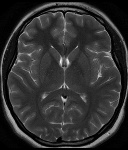
#> input picture Dataset/no/no_1.jpg, 128 x 150 px, found by its file name; its folder holds only this picture in this run
$ python data_preProcessing.py
#> lines starting #> are read from the running program, lines starting #| are printed output that depends on the picture; after the words box and inside, x2 and y2 are one past the last pixel; in counts of white or black regions, pixels touching at a corner belong together
# take all the image in the dolder Dataset/no and Dataset/yes and rename them to no_1.jpg, no_2.jpg, yes_1.jpg, yes_2.jpg, etc.

import os
import shutil

import cv2
import numpy as np


def process_folder(folder_path, pattern_new_name, folder_output):
    """
    Process the images in the specified folder by renaming them and resizing them based on the bounding box of the brain.

    Args:
    - folder_path: Path of the folder containing the images to be processed.
    - pattern_new_name: Pattern for the new names of the images.
    - folder_output: Path of the folder where the processed images will be saved.
    """


    # delete the folder if it already exists and create a new one
    if os.path.exists(folder_output):
        shutil.rmtree(folder_output)
    os.makedirs(folder_output)

    # List all files in the folder
    files = os.listdir(folder_path)

    # Initialize counters for naming
    count = 1

    # Iterate through each file
    for file in files:
        # Get the full path of the file
        file_path = os.path.join(folder_path, file)

        # Check if the file is a regular file
        if os.path.isfile(file_path):
            # Rename the file
            new_path  = os.path.join(folder_output, pattern_new_name + str(count) + ".jpg")

            # rezise the image based on the outbouding of the brain
            resize_images_based_on_outbound(file_path, new_path)
            count += 1


def resize_images_based_on_outbound(file_name, file_name_output):
    """
    Resize the image based on the bounding box of the brain.
    The function detect the outbounds in the image thank's to the Sobel filter and only keep the part of the image inside the outbounds.
    The image is then resized to the specified size_output, to have a consistent size for all images.

    Args:
    - file_name: Path of the image to be resized.
    - file_name_output: Path of the resized image.
    """
#> called with file_name = 'Dataset/original_images/no/no_1.jpg', file_name_output = 'Dataset/no/no_1.jpg'

    # load the image in gray scale
    image = cv2.imread(file_name, cv2.IMREAD_GRAYSCALE)
#> image is the input picture: shape (150, 128); min 0, max 242, mean 48.7

    # Convolution Matrix (Sobel Filter)
    kernel_x = np.array([[-1, 0, 1],
                        [-2, 0, 2],
                        [-1, 0, 1]])

    kernel_y = np.array([[-1, -2, -1],
                        [0, 0, 0],
                        [1, 2, 1]])


    # aply the filter to the image
    edges_x = cv2.filter2D(image, -1, kernel_x)
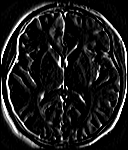
#> edges_x: shape (150, 128); min 0, max 255, mean 27.4
    edges_y = cv2.filter2D(image, -1, kernel_y)
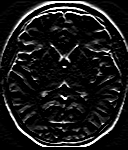
#> edges_y: shape (150, 128); min 0, max 255, mean 26.2

    # combined the axis
    edges = cv2.addWeighted(edges_x, 0.5, edges_y, 0.5, 0)
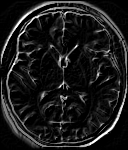
#> edges: shape (150, 128); min 0, max 255, mean 26.8

    # only keep the edges that are above a certain threshold
    _, thresholded = cv2.threshold(edges, 100, 255, cv2.THRESH_BINARY)
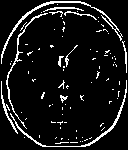
#> thresholded: shape (150, 128); 8.6% white in thin lines or dots

    # find all the contours taht can be found in the image
    contours, _ = cv2.findContours(thresholded, cv2.RETR_EXTERNAL, cv2.CHAIN_APPROX_SIMPLE)
#> contours = 90 contours, 85 with area under 20; largest, box (x1, y1, x2, y2) and area: (1, 1, 123, 64) 208, (10, 80, 127, 147) 166, (6, 13, 48, 129) 98, (1, 81, 18, 134) 53, (43, 7, 84, 12) 31


    all_contours_points = []

    # get all the points of the contours
    for contour in contours:
        for point in contour:
            all_contours_points.append(point[0])
#> this loop made 90 passes
#> contour on passes 1, 3, 4, 6, 7, 8, 9, 10, 11, 12, 13, 14: [[70, 142], [77, 142]], [[82, 141]], [[80, 141]], [[68, 139]], [[61, 138], [61, 139], [62, 138]], [[91, 137], [90, 138], [89, 138], [90, 138]], [[82, 137]], [[76, 137], [76, 138]], [[56, 137], [55, 138]], [[24, 137]], [[39, 135], [39, 137]], [[76, 130], [76, 131]]
#> after the loop, all_contours_points = 928 pairs, first value 1 to 126, second value 1 to 146

    # convert the list of points to a numpy array
    all_contours_points = np.array(all_contours_points)

    # Find the bounding rectangle of al the countours points
    x, y, w, h = cv2.boundingRect(all_contours_points)
#> x = 1; y = 1; w = 126; h = 146

    # keep this code to draw the rectangle on the image, to show how we clean up the image
    # # Dessiner le rectangle englobant sur l'image d'origine
    # cv2.rectangle(image, (x, y), (x+w, y+h), color=(0, 0, 0), thickness=10)  # Le rouge est représenté par (0, 0, 255)


    image = image[y:y+h, x:x+w] #only keep the part of the image that contains the brain
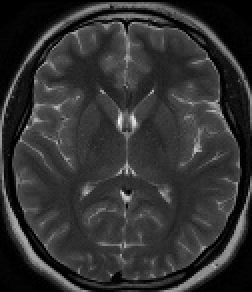
#> image: shape (146, 126) (shown 2 times larger); min 0, max 242, mean 50.1


    # the size of the output image
    background_w = size_output[1]
    background_h = size_output[0]

    new_w = background_w
    new_h = background_h

    # caculate the resized image of the brain, with the same ratio has the output image
    if w/h > background_w/background_h:
        new_h = int(h * background_w / w)
#> new_h = 148
    else:
        new_w = int(w * background_h / h)

    # resize the image
    image = cv2.resize(image, (new_w, new_h))
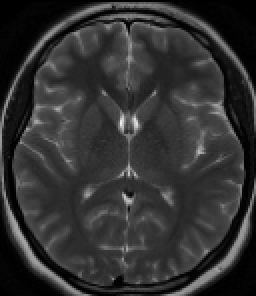
#> image: shape (148, 128) (shown 2 times larger); min 0, max 239, mean 50


    # put the image in the center of the output image
    image = put_in_center(image, (background_h, background_w))

    # save the new image
    cv2.imwrite(file_name_output, image)


def put_in_center(data, array_shape):
    """
    Put data in the center of a NumPy array.

    Args:
    - data: Data to be placed in the center.
    - array_shape: Shape of the NumPy array.

    Returns:
    - centered_array: NumPy array with data placed in the center.
    """
#> called with array_shape = (150, 128)
    # get the average color of the background
    bg_color = int(np.mean([data[0][0], data[0][-1], data[-1][0], data[-1][-1]] ))
#> bg_color = 0

    # Create an array filled with the background image of the specified shape
    centered_array = np.full(array_shape, bg_color, dtype=data.dtype)
#> centered_array: shape (150, 128); every value is 0

    # Calculate the starting indices for placing the data in the center
    start_indices = tuple((np.array(array_shape) - np.array(data.shape)) // 2)
#> start_indices = (1, 0)

    # Put the data in the center of the array
    centered_array[start_indices[0]:start_indices[0] + data.shape[0],
                   start_indices[1]:start_indices[1] + data.shape[1]] = data
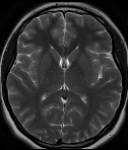
#> centered_array: shape (150, 128); min 0, max 239, mean 49.3

    return centered_array


def run(force_run=False):
    if force_run or not os.path.exists("Dataset/no") or not os.path.exists("Dataset/yes"):
        # Specify the folder paths of input images
        no_folder_path = "Dataset/original_images/no"
        yes_folder_path = "Dataset/original_images/yes"
        no_folder_output = "Dataset/no"
        yes_folder_output = "Dataset/yes"

        # Process the folders
        process_folder(no_folder_path, "no_", no_folder_output)
        process_folder(yes_folder_path, "yes_", yes_folder_output)

################# LOCAL VARIABLES #################
# size of the output image
size_output = (150, 128)
###################################################


if __name__ == "__main__":

#> (the run stopped early here; a loop or call above may not have finished)

$ run again, on Dataset/no/no_23.jpg
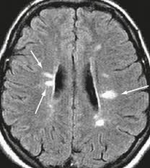
#> input picture Dataset/no/no_23.jpg, 150 x 168 px, found by its file name
#> in resize_images_based_on_outbound, `_, thresholded = cv2.threshold(edges, 100, 255, cv2.THRESH_BINARY)`:
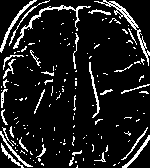
#> thresholded: shape (168, 150); 11.3% white in thin lines or dots
#> contours = 166 contours, 149 with area under 20; largest, box (x1, y1, x2, y2) and area: (94, 0, 150, 66) 293, (13, 5, 91, 49) 184, (0, 0, 37, 53) 135, (122, 135, 150, 168) 92, (0, 131, 33, 167) 76
#> the loop in resize_images_based_on_outbound, `for contour in contours:` made 166 passes
#> contour on passes 1 to 3: [[77, 165], [77, 166], [76, 167], [77, 167]], [[114, 164], [113, 165], [114, 165], [115, 164]], [[94, 164]]
#> after the loop in resize_images_based_on_outbound, `for contour in contours:`: all_contours_points = 1558 pairs, first value 0 to 149, second value 0 to 167
#> x = 0; w = 150; h = 168
#> new_h = 143
#> bg_color = 29
#> in put_in_center, `centered_array[start_indices[0]:start_indices[0] + data.shape[0], star..`:
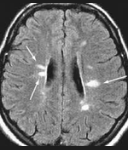
#> centered_array: shape (150, 128); min 20, max 254, mean 115.5

$ run again, on Dataset/no/no_25.jpg
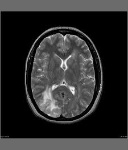
#> input picture Dataset/no/no_25.jpg, 128 x 150 px, found by its file name
#> in resize_images_based_on_outbound, image is the input picture: shape (150, 128); min 0, max 252, mean 45.5
#> in resize_images_based_on_outbound, `_, thresholded = cv2.threshold(edges, 100, 255, cv2.THRESH_BINARY)`:
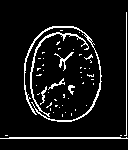
#> thresholded: shape (150, 128); 8.1% white in thin lines or dots, all inside (x1, y1, x2, y2) = (0, 12, 128, 139)
#> contours = 52 contours, 45 with area under 20; largest, box (x1, y1, x2, y2) and area: (24, 26, 102, 122) 260, (30, 32, 89, 117) 155, (0, 137, 128, 139) 113, (54, 52, 74, 71) 40, (48, 78, 65, 90) 24, (68, 85, 75, 95) 22, (40, 86, 47, 105) 21
#> the loop in resize_images_based_on_outbound, `for contour in contours:` made 52 passes
#> contour on passes 2 to 9: [[120, 135], [121, 135]], [[5, 135], [7, 135]], [[62, 114], [62, 116]], [[71, 113], [71, 115]], [[65, 112]], [[53, 112]], [[75, 109], [75, 110]], [[50, 108], [50, 110]]
#> after the loop in resize_images_based_on_outbound, `for contour in contours:`: all_contours_points = 694 pairs, first value 0 to 127, second value 12 to 138
#> x = 0; y = 12; w = 128; h = 127
#> image: shape (127, 128)
#> bg_color = 98
#> in put_in_center, `centered_array[start_indices[0]:start_indices[0] + data.shape[0], star..`:
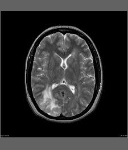
#> centered_array: shape (150, 128); min 0, max 252, mean 44.6

$ run again, on Dataset/no/no_26.jpg
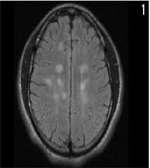
#> input picture Dataset/no/no_26.jpg, 150 x 168 px, found by its file name
#> in resize_images_based_on_outbound, image is the input picture: shape (168, 150); min 0, max 255, mean 51.3
#> thresholded: shape (168, 150); 5% white in thin lines or dots, all inside (x1, y1, x2, y2) = (17, 0, 149, 168)
#> contours = 70 contours, 66 with area under 20; largest, box (x1, y1, x2, y2) and area: (147, 0, 149, 168) 166, (17, 2, 73, 110) 128, (85, 66, 121, 155) 112, (43, 16, 61, 38) 21
#> the loop in resize_images_based_on_outbound, `for contour in contours:` made 70 passes
#> contour on passes 1, 4, 5, 6, 7, 8, 9, 10: [[71, 157]], [[72, 148], [72, 150]], [[47, 148]], [[82, 147], [81, 148], [82, 147], [83, 147]], [[71, 145], [71, 146]], [[41, 141]], [[85, 140], [85, 141]], [[79, 140]]
#> after the loop in resize_images_based_on_outbound, `for contour in contours:`: all_contours_points = 576 pairs, first value 17 to 148, second value 0 to 167
#> x = 17; y = 0; w = 132; h = 168
#> new_w = 117
#> bg_color = 104
#> in put_in_center, `centered_array[start_indices[0]:start_indices[0] + data.shape[0], star..`:
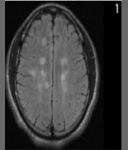
#> centered_array: shape (150, 128); min 0, max 179, mean 59.9
